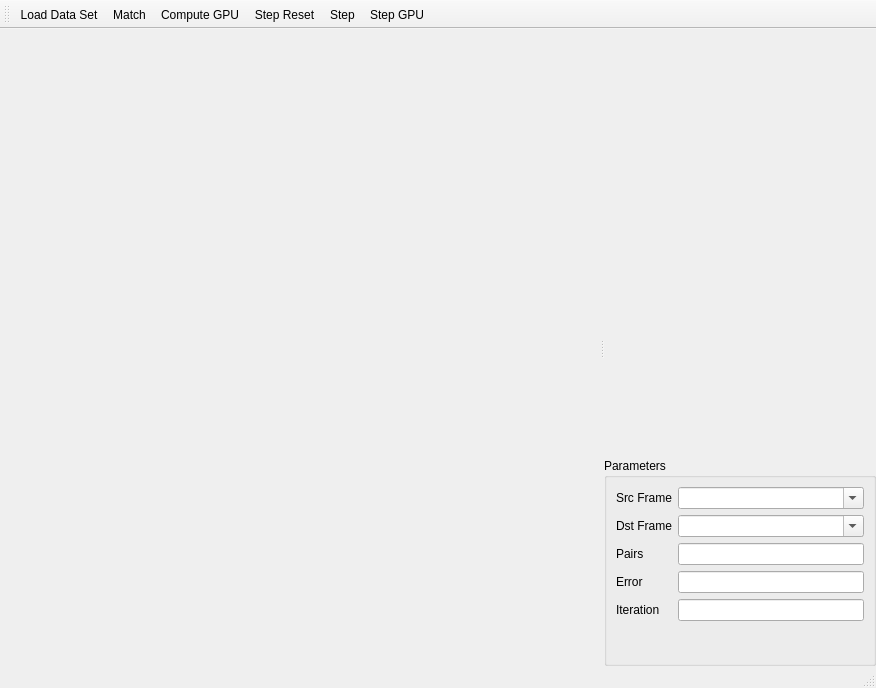
<?xml version="1.0" encoding="UTF-8"?>
<ui version="4.0">
 <class>ToolWindowICPMatcher</class>
 <widget class="QMainWindow" name="ToolWindowICPMatcher">
  <property name="geometry">
   <rect>
    <x>0</x>
    <y>0</y>
    <width>876</width>
    <height>688</height>
   </rect>
  </property>
  <property name="windowTitle">
   <string>ICP Matcher</string>
  </property>
  <widget class="QWidget" name="centralwidget">
   <layout class="QVBoxLayout" name="verticalLayout">
    <property name="spacing">
     <number>0</number>
    </property>
    <property name="leftMargin">
     <number>0</number>
    </property>
    <property name="topMargin">
     <number>0</number>
    </property>
    <property name="rightMargin">
     <number>0</number>
    </property>
    <property name="bottomMargin">
     <number>0</number>
    </property>
    <item>
     <widget class="QSplitter" name="splitter">
      <property name="orientation">
       <enum>Qt::Horizontal</enum>
      </property>
      <widget class="QWidget" name="widget" native="true">
       <property name="minimumSize">
        <size>
         <width>600</width>
         <height>0</height>
        </size>
       </property>
       <layout class="QVBoxLayout" name="verticalLayoutCloud"/>
      </widget>
      <widget class="QWidget" name="widget_2" native="true">
       <layout class="QVBoxLayout" name="verticalLayout_3">
        <item>
         <widget class="ImageViewer" name="widgetImageSrc" native="true"/>
        </item>
        <item>
         <widget class="ImageViewer" name="widgetImageDst" native="true"/>
        </item>
        <item>
         <widget class="QGroupBox" name="groupBox">
          <property name="title">
           <string>Parameters</string>
          </property>
          <layout class="QFormLayout" name="formLayout">
           <item row="0" column="0">
            <widget class="QLabel" name="labelFirstFrame">
             <property name="text">
              <string>Src Frame</string>
             </property>
            </widget>
           </item>
           <item row="0" column="1">
            <widget class="QComboBox" name="comboBoxFrameSrc">
             <property name="editable">
              <bool>true</bool>
             </property>
            </widget>
           </item>
           <item row="1" column="0">
            <widget class="QLabel" name="label_2">
             <property name="text">
              <string>Dst Frame</string>
             </property>
            </widget>
           </item>
           <item row="1" column="1">
            <widget class="QComboBox" name="comboBoxFrameDst">
             <property name="editable">
              <bool>true</bool>
             </property>
            </widget>
           </item>
           <item row="2" column="0">
            <widget class="QLabel" name="label_3">
             <property name="text">
              <string>Pairs</string>
             </property>
            </widget>
           </item>
           <item row="2" column="1">
            <widget class="QLineEdit" name="lineEditPairs">
             <property name="readOnly">
              <bool>true</bool>
             </property>
            </widget>
           </item>
           <item row="3" column="0">
            <widget class="QLabel" name="label_4">
             <property name="text">
              <string>Error</string>
             </property>
            </widget>
           </item>
           <item row="3" column="1">
            <widget class="QLineEdit" name="lineEditError">
             <property name="readOnly">
              <bool>true</bool>
             </property>
            </widget>
           </item>
           <item row="4" column="0">
            <widget class="QLabel" name="label">
             <property name="text">
              <string>Iteration</string>
             </property>
            </widget>
           </item>
           <item row="4" column="1">
            <widget class="QLineEdit" name="lineEditIteration">
             <property name="readOnly">
              <bool>true</bool>
             </property>
            </widget>
           </item>
          </layout>
         </widget>
        </item>
       </layout>
      </widget>
     </widget>
    </item>
   </layout>
  </widget>
  <widget class="QMenuBar" name="menubar">
   <property name="geometry">
    <rect>
     <x>0</x>
     <y>0</y>
     <width>876</width>
     <height>23</height>
    </rect>
   </property>
  </widget>
  <widget class="QStatusBar" name="statusbar"/>
  <widget class="QToolBar" name="toolBar">
   <property name="windowTitle">
    <string>toolBar</string>
   </property>
   <attribute name="toolBarArea">
    <enum>TopToolBarArea</enum>
   </attribute>
   <attribute name="toolBarBreak">
    <bool>false</bool>
   </attribute>
   <addaction name="actionLoad_Data_Set"/>
   <addaction name="actionMatch"/>
   <addaction name="actionCompute_GPU"/>
   <addaction name="actionStep_Reset"/>
   <addaction name="actionStep"/>
   <addaction name="actionStep_GPU"/>
  </widget>
  <action name="actionLoad_Data_Set">
   <property name="text">
    <string>Load Data Set</string>
   </property>
   <property name="toolTip">
    <string>Load Data Set</string>
   </property>
  </action>
  <action name="actionStep">
   <property name="text">
    <string>Step</string>
   </property>
  </action>
  <action name="actionMatch">
   <property name="text">
    <string>Match</string>
   </property>
  </action>
  <action name="actionStep_Reset">
   <property name="text">
    <string>Step Reset</string>
   </property>
  </action>
  <action name="actionStep_GPU">
   <property name="text">
    <string>Step GPU</string>
   </property>
  </action>
  <action name="actionCompute_GPU">
   <property name="text">
    <string>Compute GPU</string>
   </property>
  </action>
 </widget>
 <customwidgets>
  <customwidget>
   <class>ImageViewer</class>
   <extends>QWidget</extends>
   <header>ui/ImageViewer.h</header>
   <container>1</container>
  </customwidget>
 </customwidgets>
 <resources/>
 <connections/>
</ui>
